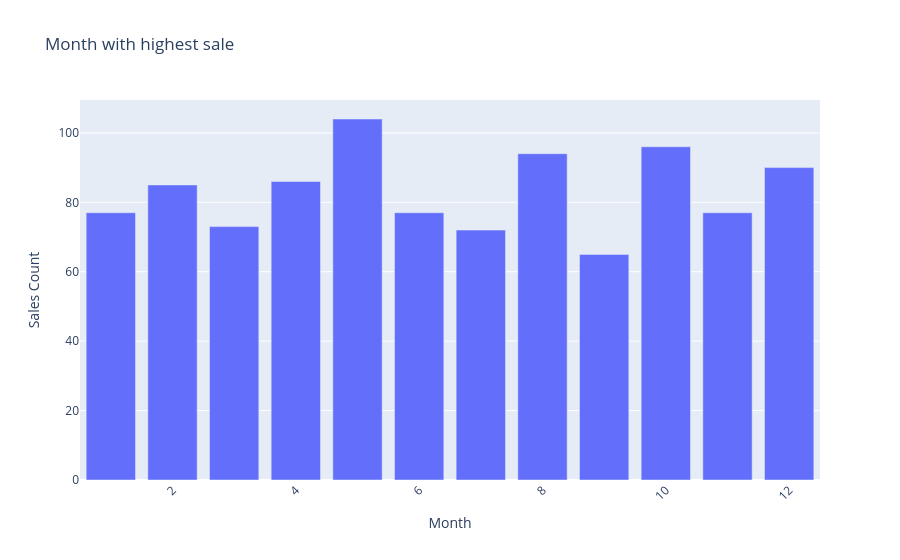

This figure's notebook cell:
### Code cell
# Group data
category_sales = df.groupby("Month")["Sales"].count().sort_values(ascending=False).head(100).reset_index()

# Create interactive bar chart
fig = px.bar(
    category_sales,
    x="Month",
    y="Sales",
    title="Month with highest sale",
    labels={"Month with the highest Sale": "Month", "Sales": "Sales Count"},
)

fig.update_layout(
    xaxis_tickangle=-45
)

fig.show()

### Figure 1 — Plotly figure (JSON) as saved in the notebook; plotly's stock layout.template omitted (floating-point values rounded to 4 significant figures)
{"data": [{"hovertemplate": "Month=%{x}<br>Sales Count=%{y}<extra></extra>", "legendgroup": "", "marker": {"color": "#636efa", "pattern": {"shape": ""}}, "name": "", "orientation": "v", "showlegend": false, "textposition": "auto", "type": "bar", "x": [5.0, 10.0, 8.0, 12.0, 4.0, 2.0, 1.0, 6.0, 11.0, 3.0, 7.0, 9.0], "xaxis": "x", "y": [104, 96, 94, 90, 86, 85, 77, 77, 77, 73, 72, 65], "yaxis": "y"}], "layout": {"barmode": "relative", "legend": {"tracegroupgap": 0}, "title": {"text": "Month with highest sale"}, "xaxis": {"anchor": "y", "domain": [0, 1], "tickangle": -45, "title": {"text": "Month"}}, "yaxis": {"anchor": "x", "domain": [0, 1], "title": {"text": "Sales Count"}}}}
